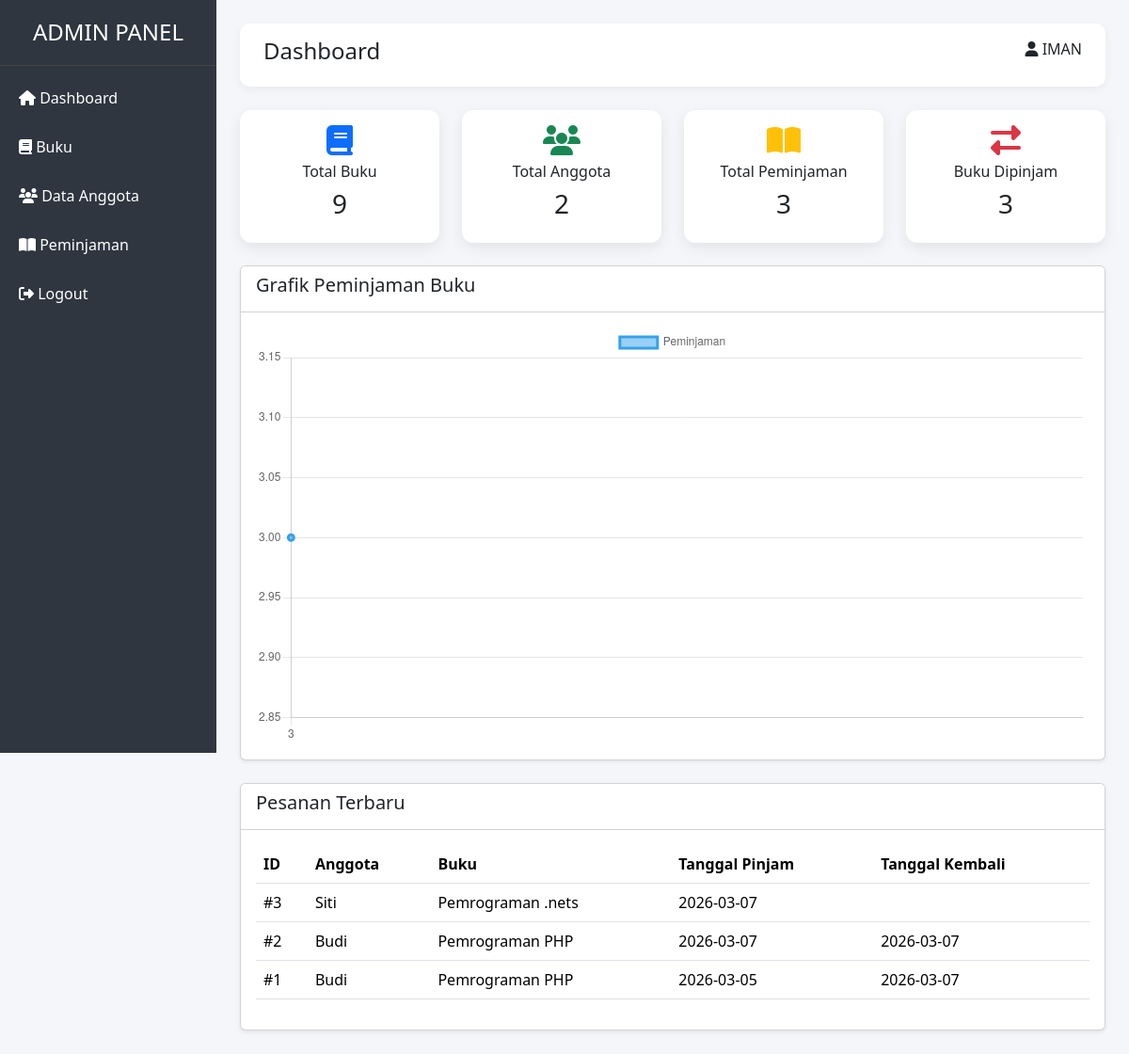
Screenshot of /admin/dashboard.php (signed in) with the database file from the repository.
### tables this page shows
CREATE TABLE `peminjaman` (
  `id_Peminjam` int(11) NOT NULL,
  `id_anggota` int(11) DEFAULT NULL,
  `id_buku` int(11) DEFAULT NULL,
  `tanggal_pinjam` date DEFAULT NULL,
  `tanggal_kembali` date DEFAULT NULL
);

CREATE TABLE `anggota` (
  `id_anggota` int(11) NOT NULL,
  `nama` varchar(100) NOT NULL,
  `alamat` varchar(100) DEFAULT NULL,
  `no_hp` varchar(100) DEFAULT NULL
);

CREATE TABLE `buku` (
  `id_buku` int(11) NOT NULL,
  `judul` varchar(100) DEFAULT NULL,
  `penulis` varchar(100) DEFAULT NULL,
  `tahun_terbit` int(11) DEFAULT NULL,
  `stok` int(11) DEFAULT NULL,
  `gambar` varchar(255) DEFAULT NULL,
  `deskripsi` varchar(255) DEFAULT NULL
);

### admin/dashboard.php (the view, shortened to what this page needs)
<?php
include "../config/koneksi.php";
$total_buku = mysqli_num_rows(mysqli_query($conn,"SELECT * FROM buku"));
$total_anggota = mysqli_num_rows(mysqli_query($conn,"SELECT * FROM anggota"));
$total_peminjaman = mysqli_num_rows(mysqli_query($conn,"SELECT * FROM peminjaman"));
$buku_dipinjam = mysqli_fetch_assoc(mysqli_query($conn,"
SELECT COUNT(*) as total
FROM peminjaman
"));
$grafik = mysqli_query($conn,"
SELECT MONTH(tanggal_pinjam) as bulan, COUNT(*) as total
FROM peminjaman
GROUP BY MONTH(tanggal_pinjam)
");
$bulan = [];
$total = [];
while($g = mysqli_fetch_assoc($grafik)){
    $bulan[] = $g['bulan'];
    $total[] = $g['total'];
}
$peminjaman = mysqli_query($conn,"
SELECT p.id_peminjam,p.id_anggota,p.id_buku,p.tanggal_pinjam,p.tanggal_kembali,   a.nama, b.judul
FROM peminjaman p
JOIN anggota a ON p.id_anggota = a.id_anggota
JOIN buku b ON p.id_buku = b.id_buku
ORDER BY p.id_peminjam DESC
LIMIT 5
");
?>
<!DOCTYPE html>
<html>
<head>
<link href="https://cdn.jsdelivr.net/npm/bootstrap@5.3.2/dist/css/bootstrap.min.css" rel="stylesheet">
<link href="https://cdnjs.cloudflare.com/ajax/libs/font-awesome/6.5.0/css/all.min.css" rel="stylesheet">
</head>
<body>
<div class="sidebar">
<h4>ADMIN PANEL</h4>
<a href="dashboard.php">
<i class="fa fa-home"></i> Dashboard
</a>
<a href="buku/">
<i class="fa fa-book"></i> Buku
</a>
<a href="anggota/">
<i class="fa fa-users"></i> Data Anggota
</a>
<a href="peminjaman/">
<i class="fa fa-book-open"></i> Peminjaman
</a>
<a href="../logout.php">
<i class="fa fa-sign-out-alt"></i> Logout
</a>
</div>
<div class="content">
<div class="topbar d-flex justify-content-between">
<h4>Dashboard</h4>
<span>
<i class="fa fa-user"></i>
<?php echo $_SESSION['nama']; ?>
</span>
</div>
<div class="row g-4">
<div class="col-md-3">
<div class="card stat-card text-center p-3">
<i class="fa fa-book fa-2x text-primary mb-2"></i>
<h6>Total Buku</h6>
<h3><?php echo $total_buku; ?></h3>
</div>
</div>
<div class="col-md-3">
<div class="card stat-card text-center p-3">
<i class="fa fa-users fa-2x text-success mb-2"></i>
<h6>Total Anggota</h6>
<h3><?php echo $total_anggota; ?></h3>
</div>
</div>
<div class="col-md-3">
<div class="card stat-card text-center p-3">
<i class="fa fa-book-open fa-2x text-warning mb-2"></i>
<h6>Total Peminjaman</h6>
<h3><?php echo $total_peminjaman; ?></h3>
</div>
</div>
<div class="col-md-3">
<div class="card stat-card text-center p-3">
<i class="fa fa-exchange-alt fa-2x text-danger mb-2"></i>
<h6>Buku Dipinjam</h6>
<h3><?php echo $buku_dipinjam['total']; ?></h3>
</div>
</div>
</div>
<div class="card mt-4 shadow-sm">
<div class="card-header bg-white">
<h5>Grafik Peminjaman Buku</h5>
</div>
<div class="card-body">
<canvas id="grafikPenjualan"></canvas>
</div>
</div>
<div class="card mt-4 shadow-sm">
<div class="card-header bg-white">
<h5>Pesanan Terbaru</h5>
</div>
<div class="card-body">
<table class="table">
<tr>
<th>ID</th>
<th>Anggota</th>
<th>Buku</th>
<th>Tanggal Pinjam</th>
<th>Tanggal Kembali</th>
</tr>
<?php while($p = mysqli_fetch_array($peminjaman)){ ?>
<tr>
<td>#<?php echo $p['id_peminjam']; ?></td>
<td><?php echo $p['nama']; ?></td>
<td><?php echo $p['judul']; ?></td>
<td><?php echo $p['tanggal_pinjam']; ?></td>
<td><?php echo $p['tanggal_kembali']; ?></td>
</tr>
<?php } ?>
</table>
</div>
</div>
<script>
const ctx = document.getElementById('grafikPenjualan');
new Chart(ctx,{
type:'line',
data:{
labels: <?php echo json_encode($bulan); ?>,
datasets:[{
label:'Peminjaman',
data: <?php echo json_encode($total); ?>,
borderWidth:3,
tension:0.3
}]
}
});
</script>
</body>
</html>

### admin/dashboard.php (style rules this page uses)
body { background:#f4f6f9; }
.sidebar { height:100vh; background:#2f3640; color:white; position:fixed; width:230px; }
.sidebar h4 { text-align:center; padding:20px; border-bottom:1px solid #444; }
.sidebar a { display:block; color:white; padding:14px 20px; text-decoration:none; }
.content { margin-left:230px; padding:25px; }
.topbar { background:white; padding:15px 25px; border-radius:10px; box-shadow:0 3px 10px rgba(0,0,0,0.05); margin-bottom:25px; }
.stat-card { border:none; border-radius:12px; box-shadow:0 5px 15px rgba(0,0,0,0.08); transition:0.3s; }

### rows the page displays
peminjaman: id_Peminjam "3", id_anggota.nama "Siti", id_buku.judul "Pemrograman .nets", tanggal_pinjam "2026-03-07"
peminjaman: id_Peminjam "2", id_anggota.nama "Budi", id_buku.judul "Pemrograman PHP", tanggal_pinjam "2026-03-07", tanggal_kembali "2026-03-07"
peminjaman: id_Peminjam "1", id_anggota.nama "Budi", id_buku.judul "Pemrograman PHP", tanggal_pinjam "2026-03-05", tanggal_kembali "2026-03-07"

### other values shown
$_SESSION['nama'] "IMAN"
$total_buku "9"
$total_anggota "2"
$total_peminjaman "3"
$buku_dipinjam['total'] "3"
chart data {{ json_encode($total) }} ["3"]
